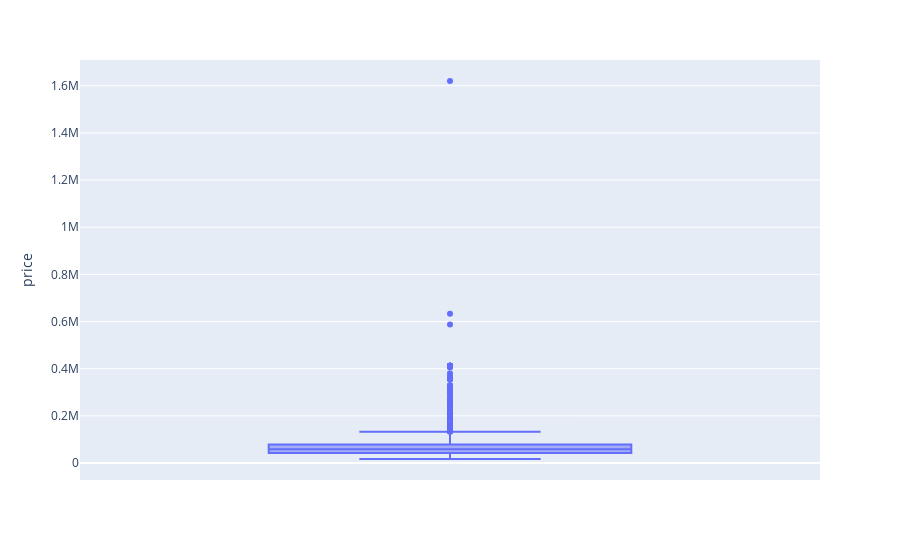

The cell this chart's notebook holds for it:
### Code cell
import plotly.express as px

px.box(hotels_df, y="price")

### Figure 1 — Plotly figure (JSON) as saved in the notebook; plotly's stock layout.template omitted (floating-point values rounded to 4 significant figures; data arrays with more than 128 entries replaced by an {"elided": "..."} marker saying what was removed)
{"data": [{"alignmentgroup": "True", "hovertemplate": "price=%{y}<extra></extra>", "legendgroup": "", "marker": {"color": "#636efa"}, "name": "", "notched": false, "offsetgroup": "", "orientation": "v", "showlegend": false, "type": "box", "x0": " ", "xaxis": "x", "y": {"elided": "4904 int values"}, "y0": " ", "yaxis": "y"}], "layout": {"boxmode": "group", "legend": {"tracegroupgap": 0}, "margin": {"t": 60}, "xaxis": {"anchor": "y", "domain": [0, 1]}, "yaxis": {"anchor": "x", "domain": [0, 1], "title": {"text": "price"}}}}
